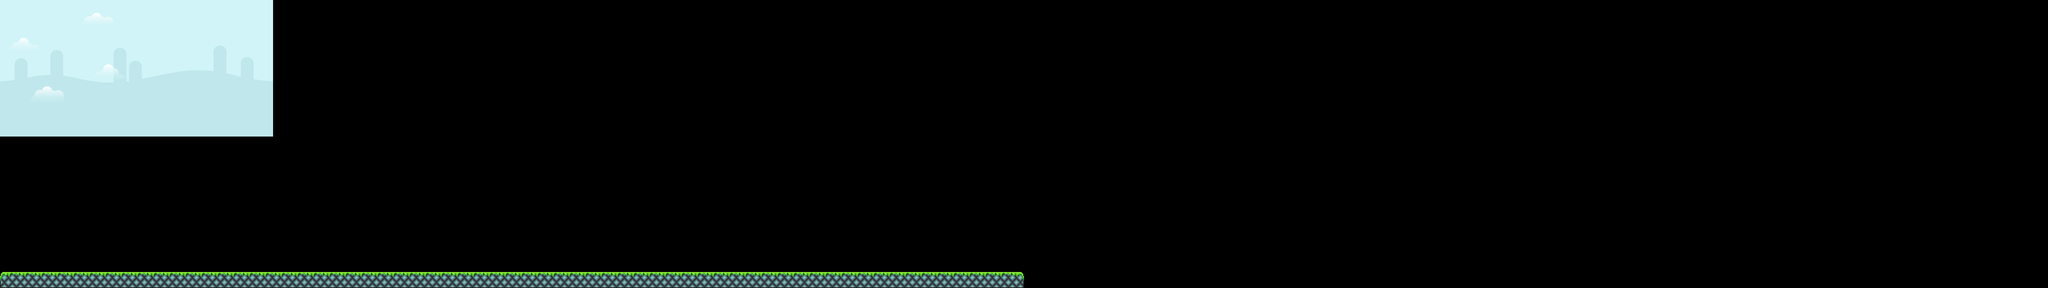

This game map was drawn from its Tiled (.tmx) file and the tilesets committed beside it. A one-line description and the trimmed map source follow:
An orthogonal 128x18 tile map with 60x60 px tiles, 2 tile layers (foreground, background), 2 image layers and 5 objects (warpEntity, mainPlayer).

<map version="1.5" tiledversion="1.5.0" orientation="orthogonal" renderorder="right-down" width="128" height="18" tilewidth="60" tileheight="60" infinite="0" nextlayerid="25" nextobjectid="20">
 <tileset firstgid="1" name="area01tiles" tilewidth="60" tileheight="60" tilecount="80" columns="10">
  <image source="../img/map/area_01_tielset.png" width="600" height="480" />
 </tileset>
 <imagelayer id="23" name="bg_bg">
  <image source="../img/background.png" width="1024" height="512" />
  <properties>
   <property name="ratio" value=".15" />
  </properties>
 </imagelayer>
 <imagelayer id="20" name="bg_front">
  <image source="../img/clouds.png" width="512" height="512" />
  <properties>
   <property name="ratio" value=".35" />
   <property name="region" value="phonebooth-0" />
  </properties>
 </imagelayer>
 <objectgroup id="24" name="phonebooth">
  <object id="16" name="warpEntity" x="16" y="762" width="117" height="255">
   <properties>
    <property name="frameheight" value="255" />
    <property name="framewidth" value="117" />
    <property name="to" value="area01" />
   </properties>
  </object>
 </objectgroup>
 <layer id="1" name="foreground" width="128" height="18">
  <data>[2304 cells, 64 non-empty, 3 distinct tile ids]</data>
 </layer>
 <layer id="5" name="background" width="128" height="18">
  <data>[2304 cells, 0 non-empty, 0 distinct tile ids]</data>
 </layer>
 <objectgroup id="6" name="collision">
  <object id="4" x="1.33333" y="1020" width="3834.67" height="58.6667" />
  <object id="6" x="3839" y="660.5" height="356" />
  <object id="8" x="2" y="662" height="360" />
 </objectgroup>
 <objectgroup id="2" name="player">
  <object id="19" name="mainPlayer" x="224" y="853.333" width="60" height="162">
   <properties>
    <property name="frameheight" value="162" />
    <property name="framewidth" value="99" />
   </properties>
  </object>
 </objectgroup>
</map>
